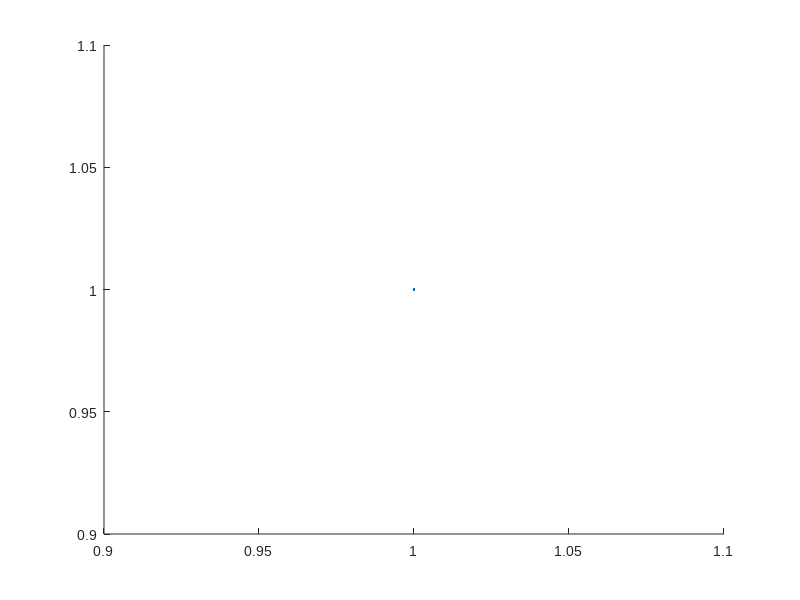

Write MATLAB code to recreate this figure. (Note: this script raises an error after producing the figure.)
clc;
clear;
close all;

prevFontName = get(0,'defaultAxesFontName');
set(0,'defaultAxesFontName','Arial');
resolutionScaling = 96/get(0,'ScreenPixelsPerInch');
fontSize = 16*resolutionScaling;
lineWidth = 2*resolutionScaling;
markerSize = 10*resolutionScaling;

figure
x = 1:10;
y = sin(x);
e = std(y)*ones(size(x));
errorbar(x,y,e,e,e/4,e/4,'.','LineWidth',lineWidth)
xlim([0,11])

set(gca,'TickDir','out','Fontsize',fontSize,'LineWidth',lineWidth)

xlabel('X','Fontsize',fontSize)
ylabel('Y','Fontsize',fontSize)

plot2svg('errorbar.svg');

set(0,'defaultAxesFontName',prevFontName);
